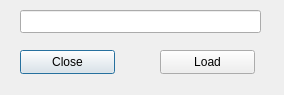
<?xml version="1.0" encoding="UTF-8"?>
<ui version="4.0">
 <class>Dialog</class>
 <widget class="QDialog" name="Dialog">
  <property name="geometry">
   <rect>
    <x>0</x>
    <y>0</y>
    <width>284</width>
    <height>95</height>
   </rect>
  </property>
  <property name="windowTitle">
   <string>Dialog</string>
  </property>
  <widget class="QPushButton" name="pushButton">
   <property name="geometry">
    <rect>
     <x>20</x>
     <y>50</y>
     <width>95</width>
     <height>24</height>
    </rect>
   </property>
   <property name="text">
    <string>Close</string>
   </property>
  </widget>
  <widget class="QPushButton" name="pushButton_2">
   <property name="geometry">
    <rect>
     <x>160</x>
     <y>50</y>
     <width>95</width>
     <height>24</height>
    </rect>
   </property>
   <property name="text">
    <string>Load</string>
   </property>
  </widget>
  <widget class="QLineEdit" name="lineEdit">
   <property name="geometry">
    <rect>
     <x>20</x>
     <y>10</y>
     <width>241</width>
     <height>23</height>
    </rect>
   </property>
  </widget>
 </widget>
 <resources/>
 <connections/>
</ui>
